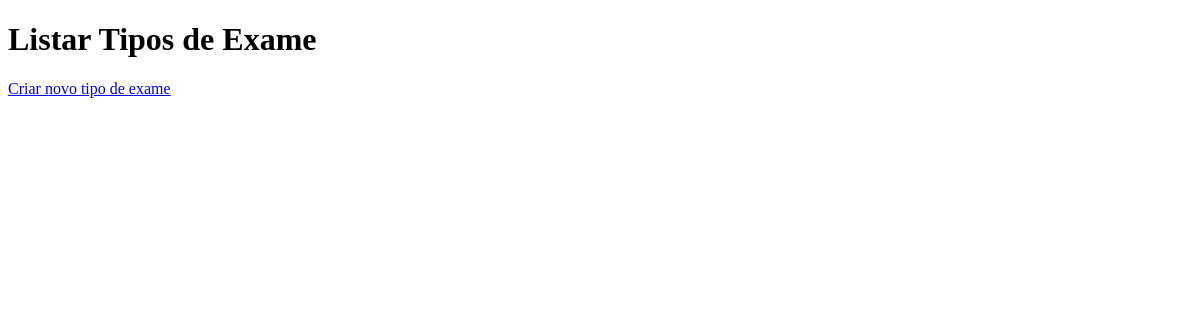
Page /listar_tipo_exame/ on the earlier database version.
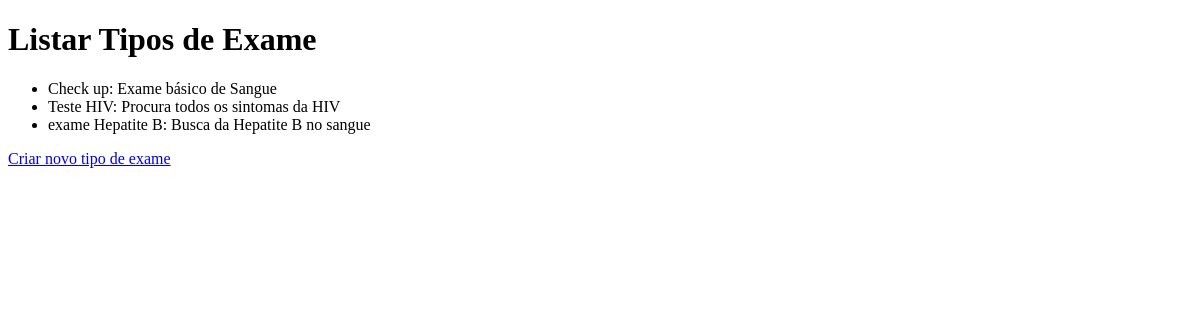
Same page on the later database version.
### app_hospital_consulta/models.py (models this page shows)
class TipoExame(models.Model):
    id = models.AutoField(primary_key=True)
    nome = models.CharField(max_length=100)
    descricao = models.CharField(max_length=255)

### app_hospital_consulta/views/views_tipo_exame.py (the view)
# urls.py: path('listar_tipo_exame/', views_tipo_exame.listar_tipo_exame, name='listar_tipo_exame'),
def listar_tipo_exame(request):
    tipo_exame = TipoExame.objects.all()
    return render(request, 'tipo_exame/todos_tipo_exame.html', {'tipo_exame': tipo_exame})

### app_hospital_consulta/templates/tipo_exame/todos_tipo_exame.html (shortened to what this page needs)
<!DOCTYPE html>
<html lang="en">
<head>
</head>
<body>
    <h1>Listar Tipos de Exame</h1>
    <ul>
        {% for tipo in tipo_exame %}
            <li>{{ tipo.nome }}: {{ tipo.descricao }}</li>
        {% endfor %}
    </ul>
    <a href="{% url 'criar_tipo_exame' %}">Criar novo tipo de exame</a>
</body>
</html>

Differences in the rows shown:
added TipoExame: nome "Check up", descricao "Exame básico de Sangue"
added TipoExame: nome "Teste HIV", descricao "Procura todos os sintomas da HIV"
added TipoExame: nome "exame Hepatite B", descricao "Busca da Hepatite B no sangue"
